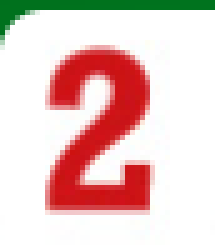
#> input picture assets/templates/ranks/2_01.png, 43 x 49 px (shown 5 times larger); its folder holds 4 pictures in this run
$ python test_rank_templates.py
#> lines starting #> are read from the running program, lines starting #| are printed output that depends on the picture
### src/ocr/template_match.py
# src/ocr/template_match.py
import os, cv2, glob
import numpy as np
from pathlib import Path
from typing import Dict, List, Tuple, Optional

# [12 lines left out: functions _to_gray, _binarize, not called in this run]

def load_templates_from_dir(root: str, labels: Optional[List[str]] = None) -> Dict[str, List[np.ndarray]]:
    """
    Charge des templates par label. Structure attendue:
    assets/templates/ranks/
      A_*.png, K_*.png, Q_*.png, ... 2_*.png
    Retour: { 'A': [img,...], 'K': [...], ... }
    """
#> called with root = 'assets/templates/ranks'
    rootp = Path(root)
    out: Dict[str, List[np.ndarray]] = {}
    if not rootp.exists():
        return out
    pats = sorted(glob.glob(str(rootp / "*.png")))
    for p in pats:
        stem = Path(p).stem  # ex: Q_01
        lab = stem.split("_")[0].upper()
        if labels and lab not in labels:
            continue
        img = cv2.imread(p, cv2.IMREAD_GRAYSCALE)
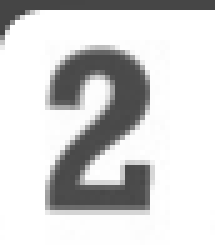
#> img: shape (49, 43) (shown 5 times larger); min 69, max 255, mean 210.3
        if img is None:
            continue
        out.setdefault(lab, []).append(img)
#> pass 2 of the loop in load_templates_from_dir, `for p in pats:`:
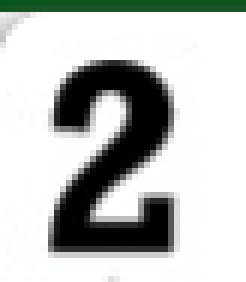
#> input picture assets/templates/ranks/2_02.png, 41 x 47 px (shown 6 times larger)
#> in load_templates_from_dir, `img = cv2.imread(p, cv2.IMREAD_GRAYSCALE)`:
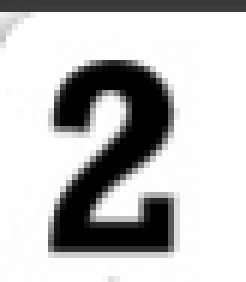
#> img: shape (47, 41) (shown 6 times larger); min 0, max 255, mean 192.9
#> pass 3 of the loop in load_templates_from_dir, `for p in pats:`:
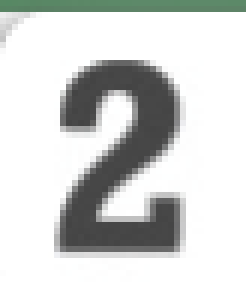
#> input picture assets/templates/ranks/2_03.png, 41 x 47 px (shown 6 times larger)
#> in load_templates_from_dir, `img = cv2.imread(p, cv2.IMREAD_GRAYSCALE)`:
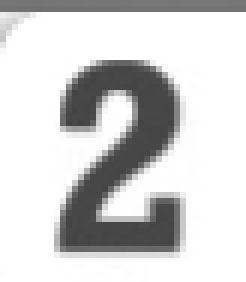
#> img: shape (47, 41) (shown 6 times larger); min 68, max 255, mean 209.9
#> the loop made 4 passes; the first 3 are shown
    return out

# [107 lines left out: functions best_match_rank, load_suit_templates_from_dir, best_match_suit, not called in this run]

### src/tools/test_rank_templates.py
import os, glob
from src.ocr.template_match import load_templates_from_dir

root = os.getenv("POKERIA_RANKS_DIR", "assets/templates/ranks")
print("RANK TPL PATH:", root)

cnt = len(glob.glob(root + "/*.png"))
print("nb_png:", cnt)

bank = load_templates_from_dir(root, list("23456789TJQKA"))
print({k: len(v) for k, v in bank.items()})
